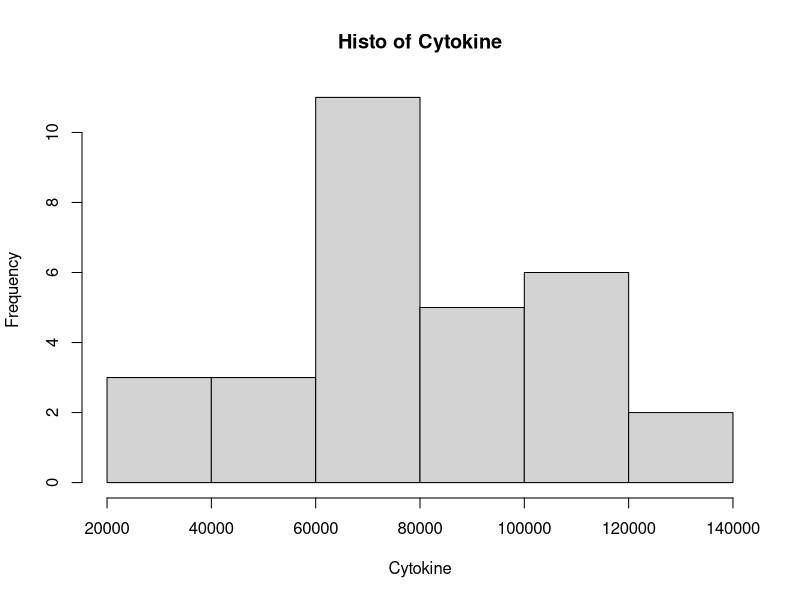
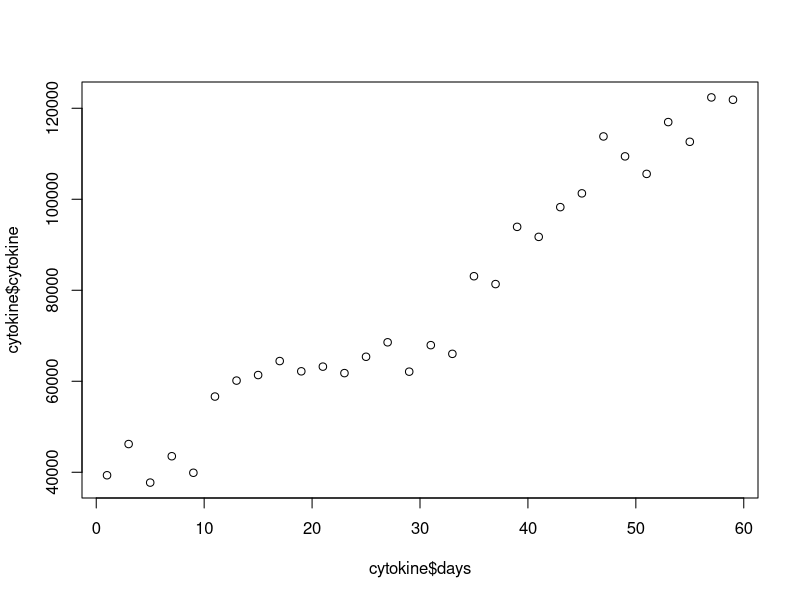
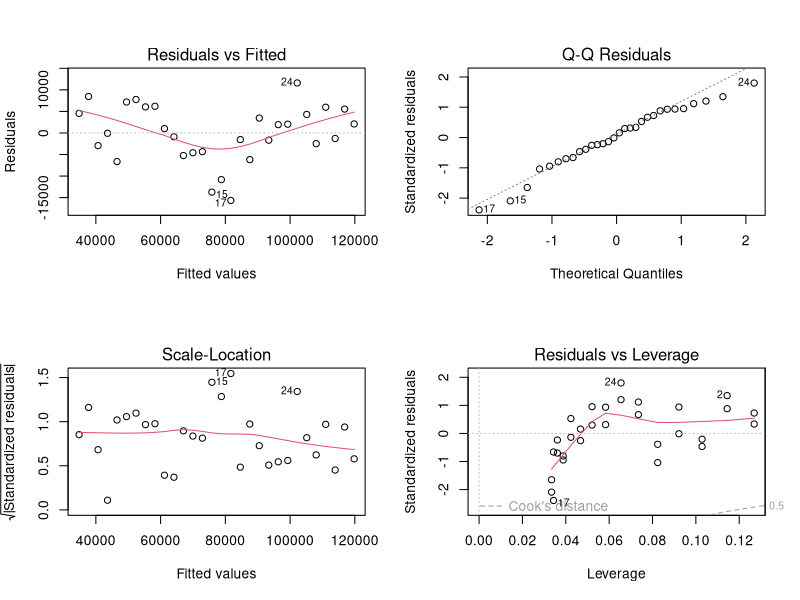
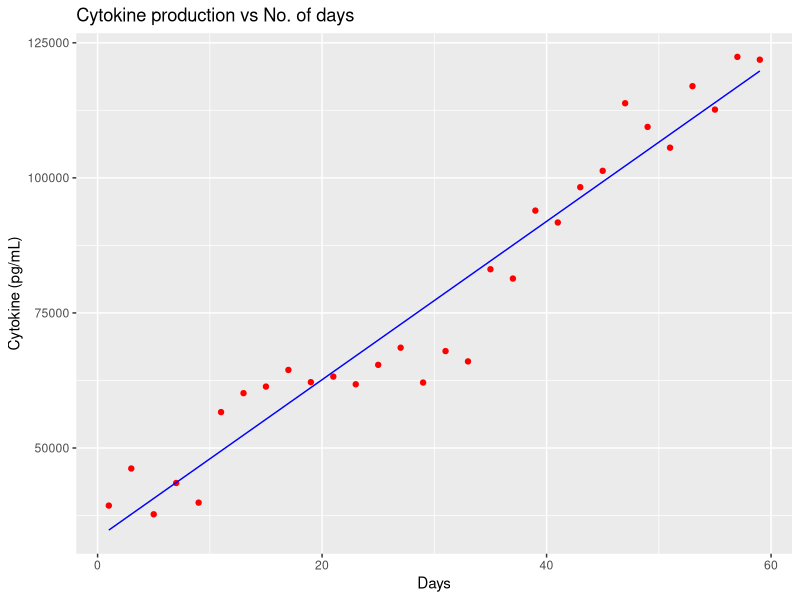
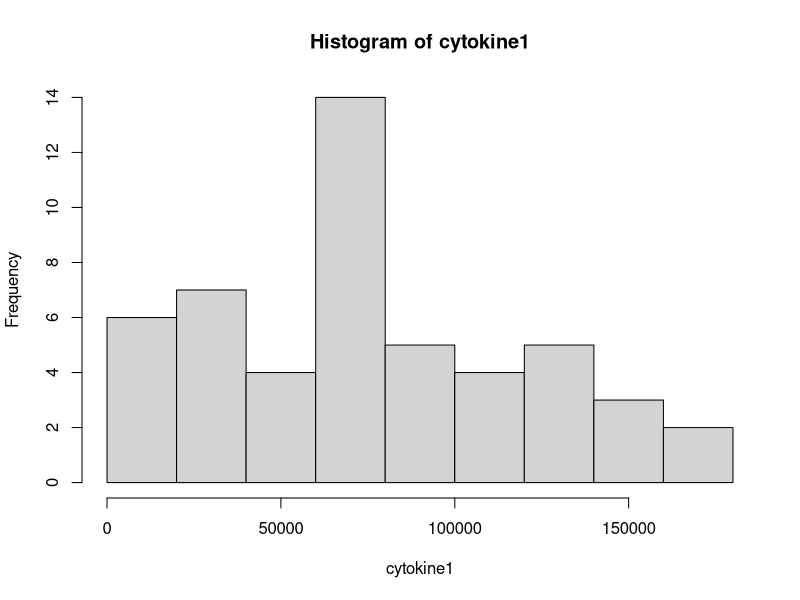
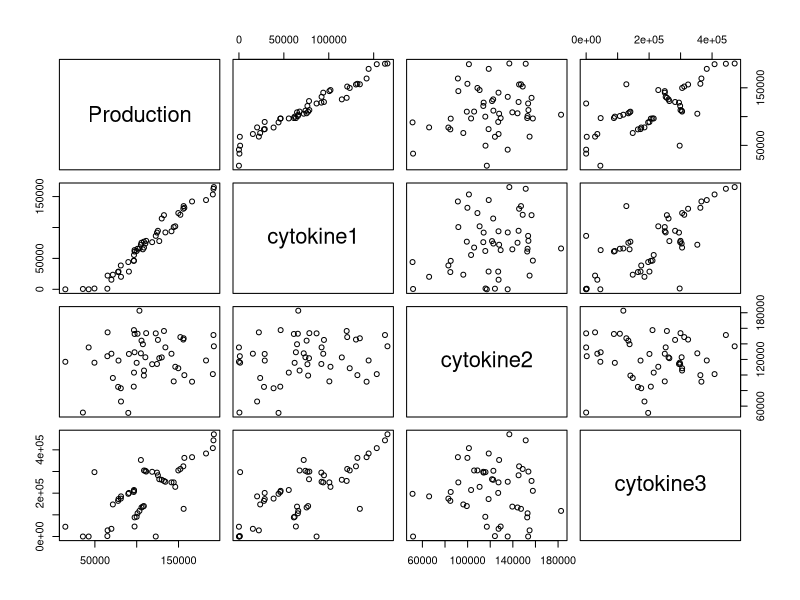
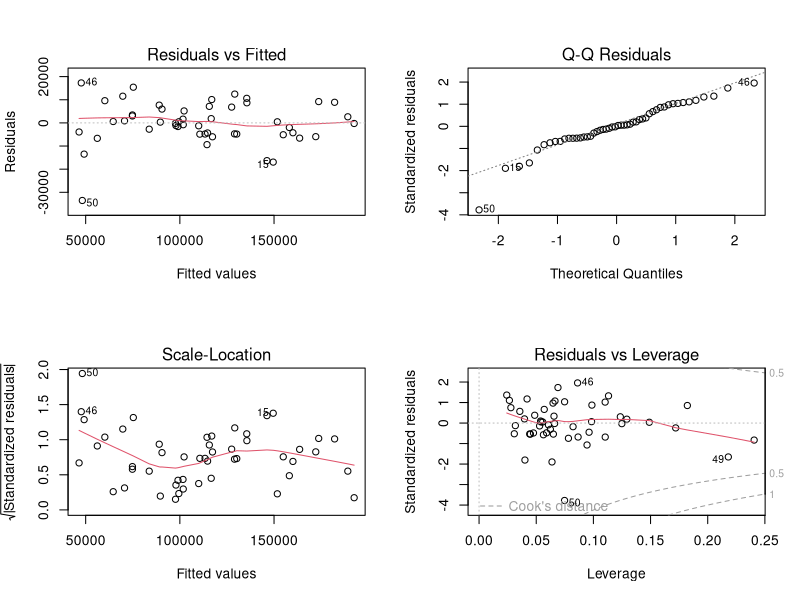

Here is the R script that generated these plots, in order: (Note: this script raises an error after producing the figures.)

# Simple Linear Regression ####
library(readr)
# Importing the cytokine data
cytokine <-  read.csv('rt_cytokine_SLR.csv')
attach(cytokine)
library(Hmisc)
describe(cytokine$cytokine)
class(cytokine$days)
describe(cytokine$days)
#Gini's mean difference (Gmd)is defined as the mean absolute difference between any two distinct elements of a vector

sum(is.na(cytokine$cytokine))

summary(cytokine$cytokine)
hist(cytokine$cytokine, main="Histo of Cytokine", xlab="Cytokine")

plot(cytokine$days,cytokine$cytokine) 

cor(cytokine$days,cytokine$cytokine)

#cor.test(cytokine$days,cytokine$cytokine, use= "complete.obs",  method ="spearman")
cor.test(cytokine$days,cytokine$cytokine, use= "complete.obs",  method ="pearson")


regressor1 = lm(formula =  cytokine ~ days,
               data = cytokine)
summary(regressor1) 
#confint(regressor1)
par(mfrow=c(2,2)) #4 plots in one output 
plot(regressor1) 

par(mfrow=c(1,1)) #one plot per page 

# Predicting the Test set results
y_pred1 = predict(regressor1, newdata = cytokine)

summary(y_pred1)

library(ggplot2)
ggplot() +
  geom_point(aes(x = cytokine$days, y = cytokine$cytokine),
             colour = 'red') +
  geom_line(aes(x = cytokine$days, y = predict(regressor1, newdata = cytokine)),
            colour = 'blue') +
  ggtitle('Cytokine production vs No. of days') +
  xlab('Days') +
  ylab('Cytokine (pg/mL)')



#MLR Virus production#######################

#1. Inspect the dataset 
#to examine the datatype and distribution for all of these variables. 
#for missing values and outliers 
# describe() gives number of values,Range of the values, # of missing values, 
# mean,different quartiles of values in the data set/variable

library(Hmisc)
virus_prodn <- read.csv("rt_virus_prodn_MLR.csv")
head(virus_prodn)
attach(virus_prodn) #with attach() no need to refer dataset name now onwards
describe(virus_prodn)

# use summary statistics and tabulations to examine each variable
#(for outliers missing etc)

library(gmodels)
CrossTable(Clone) #for categorical variable
sum(is.na(Clone)) # to check missing values
#*******************

# for CONTINUOUS variables
summary(cytokine1)
summary(cytokine2)
summary(cytokine3)
summary(Production)
hist(cytokine1) # any potential outliers

#************************************

#2.Examine the relationship:candidate (Outocme) vs predictor variables 

# Just variable categorical = CrossTable()
# Just variable continous =summary() and hist()

# between variables CATEGORICAL =Cross tabulations
# between variables CONTINUOUS =cor(); scatterplot()

#with outcome = lin. reg. with 1 variable
my_data <- virus_prodn[,c("Production","cytokine1", "cytokine2", "cytokine3")]
cor_matrix <- cor(my_data)
cor_matrix
round(cor_matrix,2)

#cor() default output is Pearson's correlation coefficient.
# if you want Spearman's correlation coefficient, need to specify; method = 'spearman' 


#There is an easy way to visually assess the correlation using the pairs() function  #CONTINUOUS

pairs(~Production+cytokine1+cytokine2+cytokine3, data=virus_prodn) # scatterplot matrix

#examine associations between categorical variables,cross tabulations
CrossTable(Clone)

mlr_virus = lm(formula = Production ~ cytokine1+cytokine2+cytokine3,
               data = virus_prodn)

summary(mlr_virus)
confint(mlr_virus)


#***********************************

















par(mfrow=c(2,2))
plot(mlr_virus)
par(mfrow=c(1,1))

library(ggplot2)
ggplot() +
  geom_point(aes(x = test_set$mRNA1, y = test_set$Production),
             colour = 'red') +
  geom_line(aes(x = training_set$mRNA1, y = predict(regressor1, newdata = training_set)),
            colour = 'blue') +
  ggtitle('Virus Production vs mRNA1 Expression (Test set)') +
  xlab('mRNA1 Expression') +
  ylab('Virus mRNA Expression/Production')


#********************************************************************************************************
